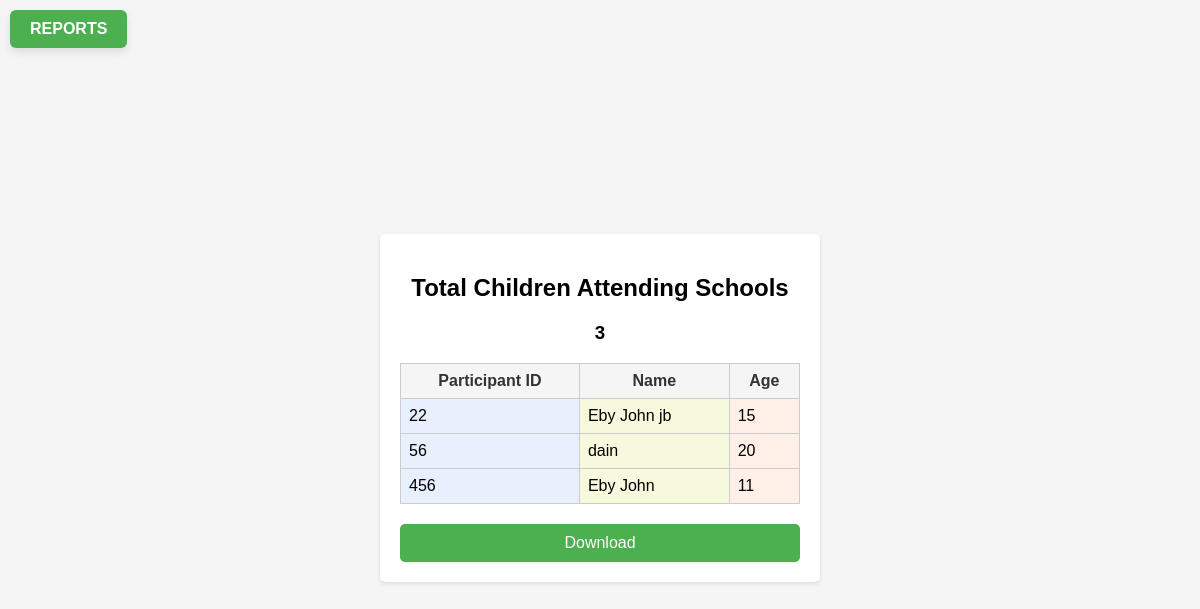
Page /educationlevelreport.php on the committed database.
### tables this page shows
CREATE TABLE `participantdetails` (
  `ParticipantID` int(11) NOT NULL,
  `Name` varchar(255) DEFAULT NULL,
  `Age` int(11) DEFAULT NULL,
  `Gender` varchar(50) DEFAULT NULL,
  `panchayat` varchar(100) NOT NULL,
  `taluk` varchar(100) NOT NULL,
  `ward` varchar(100) NOT NULL,
  `EducationLevel` varchar(100) DEFAULT NULL,
  `VocationalTraining` varchar(100) DEFAULT NULL,
  `Address` varchar(255) DEFAULT NULL,
  `PhoneNumber` varchar(20) DEFAULT NULL,
  `Email` varchar(255) DEFAULT NULL,
  `BirthCertificate` varchar(50) DEFAULT NULL,
  `DisabilityCertificate` varchar(50) DEFAULT NULL,
  `Udid` varchar(200) NOT NULL,
  `AadharCardNumber` varchar(50) DEFAULT NULL,
  `ElectionID` varchar(50) DEFAULT NULL,
  `RationCard` varchar(50) DEFAULT NULL,
  `OtherIdentity` varchar(255) DEFAULT NULL,
  `AssistiveDevices` varchar(200) NOT NULL,
  `Pension` tinyint(1) DEFAULT NULL,
  `Scholarship` tinyint(1) DEFAULT NULL,
  `HealthInsurance` tinyint(1) DEFAULT NULL,
  `Asraya` tinyint(1) DEFAULT NULL,
  `KSRTCConcession` tinyint(1) DEFAULT NULL,
  `PrivateBusConcession` tinyint(1) DEFAULT NULL,
  `RailwayConcession` tinyint(1) DEFAULT NULL,
  `Aswasakiran` tinyint(1) DEFAULT NULL,
  `OtherBenefits` varchar(255) DEFAULT NULL,
  `Membership` varchar(255) DEFAULT NULL,
  `BankAccountType` varchar(50) DEFAULT NULL,
  `BankDetails` varchar(255) DEFAULT NULL,
  `DisabilityType` varchar(100) DEFAULT NULL,
  `AgeOfOnset` int(11) DEFAULT NULL,
  `Severity` varchar(100) DEFAULT NULL,
  `Duration` varchar(100) DEFAULT NULL,
  `EmploymentStatus` varchar(100) DEFAULT NULL,
  `MonthlyIncome` float DEFAULT NULL,
  `TypeOfWork` varchar(100) DEFAULT NULL,
  `RegisteredWithEmploymentExchange` tinyint(1) DEFAULT NULL,
  `HealthcareCoverageSource` text DEFAULT NULL,
  `MonthlyHealthcareExpenses` decimal(10,2) DEFAULT NULL,
  `HealthcareServicesUsed` text DEFAULT NULL,
  `HousingType` varchar(200) NOT NULL,
  `MonthlyHousingCosts` int(11) NOT NULL,
  `FatherName` varchar(255) NOT NULL,
  `MotherName` varchar(255) NOT NULL,
  `SiblingName` varchar(255) NOT NULL,
  `FatherAge` int(11) NOT NULL,
  `MotherAge` int(11) NOT NULL,
  `SiblingAge` int(11) NOT NULL,
  `FatherEducation` varchar(255) NOT NULL,
  `MotherEducation` varchar(255) NOT NULL,
  `SiblingEducation` varchar(255) NOT NULL,
  `FatherOccupation` varchar(255) NOT NULL,
  `MotherOccupation` varchar(255) NOT NULL,
  `SiblingOccupation` varchar(255) NOT NULL,
  `FatherSalary` int(11) NOT NULL,
  `MotherSalary` int(11) NOT NULL,
  `SiblingSalary` int(11) NOT NULL,
  `ParentsPension` varchar(20) NOT NULL,
  `IncomeLevel` decimal(10,2) DEFAULT NULL,
  `RationCardType` text DEFAULT NULL,
  `LandOwnership` varchar(200) NOT NULL,
  `LandArea` int(11) NOT NULL,
  `Houseownership` varchar(200) NOT NULL,
  `HouseArea` int(11) NOT NULL,
  `HouseType` varchar(200) NOT NULL,
  `WaterSource` text DEFAULT NULL,
  `CookingFuelSource` text DEFAULT NULL,
  `ToiletType` text DEFAULT NULL,
  `Transportation` text DEFAULT NULL,
  `EmployableSkills` varchar(20) NOT NULL DEFAULT 'No'
);

### educationlevelreport.php (the view, shortened to what this page needs)
<?php
$servername = "localhost";
$username = "root";
$password = "";
$database = "mysnehabhavan";
$conn = mysqli_connect($servername, $username, $password, $database);
$countSql = "SELECT COUNT(*) AS SchoolCount
FROM participantdetails
WHERE (EducationLevel = 'Primary School or Elementary School' OR EducationLevel = 'Secondary School or High School')";
$countResult = mysqli_query($conn, $countSql);
$SchoolCount = mysqli_fetch_assoc($countResult)["SchoolCount"];
$detailsSql = "SELECT * FROM participantdetails WHERE (EducationLevel = 'Primary School or Elementary School' or EducationLevel ='Secondary School or High School')";
$detailsResult = mysqli_query($conn, $detailsSql);
?>
<!DOCTYPE html>
<html>
<head>
</head>
<body>
<a href="reports.php" class="backtoreports-button">REPORTS</a>
    <div class="card">
        <h2 class="card-title">Total Children Attending Schools</h2>
        <h3 style="text-align: center;"><?php echo $SchoolCount; ?></h3>
        <table class="data-table">
            <thead>
                <tr>
                    <th>Participant ID</th>
                    <th>Name</th>
                    <th>Age</th>
                </tr>
            </thead>
            <tbody>
                <?php while ($row = mysqli_fetch_assoc($detailsResult)) { ?>
                    <tr>
                        <td><?php echo $row['ParticipantID']; ?></td>
                        <td><?php echo $row['Name']; ?></td>
                        <td><?php echo $row['Age']; ?></td>
                    </tr>
                <?php } ?>
            </tbody>
        </table>
        <a href="23download.php" class="download-button">Download</a>
    </div>
</body>
</html>

### educationlevelreport.php (style rules this page uses)
body { display: flex; justify-content: center; align-items: center; height: 100vh; background-color: #f5f5f5; font-family: Arial, sans-serif; }
.card { width: 400px; background-color: #fff; border-radius: 5px; padding: 20px; box-shadow: 0 2px 4px rgba(0, 0, 0, 0.1); }
.card-title { font-size: 24px; font-weight: bold; margin-bottom: 20px; text-align: center; }
.data-table { width: 100%; border-collapse: collapse; }
.data-table thead th { background-color: #f5f5f5; border: 1px solid #ccc; padding: 8px; color: #333; font-weight: bold; }
.data-table tbody td { border: 1px solid #ccc; padding: 8px; }
.data-table tbody tr:nth-child(even) { background-color: #f9f9f9; }
.data-table tbody td:nth-child(1) { background-color: #e8f0fe; }
.data-table tbody td:nth-child(2) { background-color: #f7f9dc; }
.data-table tbody td:nth-child(3) { background-color: #fef0e7; }
.download-button { display: block; width: 100%; text-align: center; padding: 10px 0; background-color: #4CAF50; color: #fff; text-decoration: none; border-radius: 5px; margin-top: 20px; }

### rows in the picture
participantdetails: ParticipantID "22", Name "Eby John jb", Age "15"
participantdetails: ParticipantID "56", Name "dain", Age "20"
participantdetails: ParticipantID "456", Name "Eby John", Age "11"

### other values in the picture
$SchoolCount "3"
